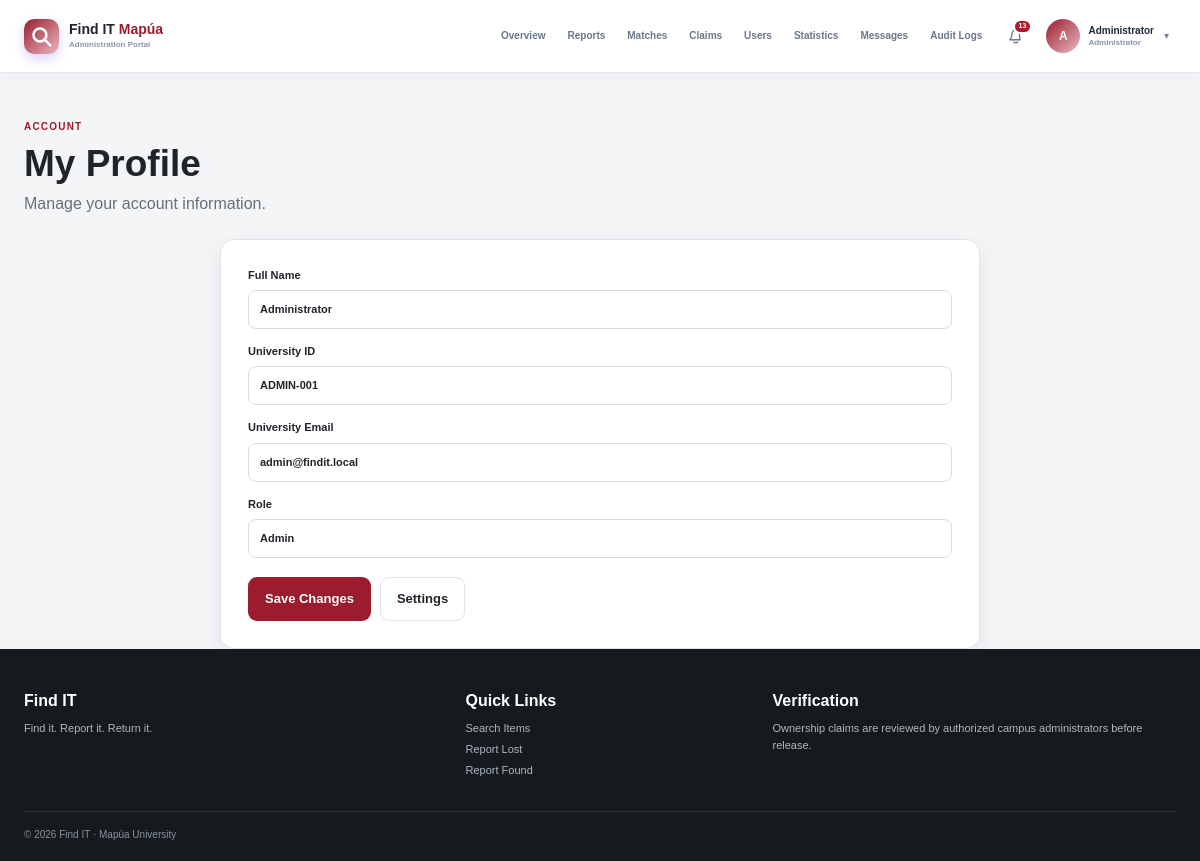
The app's page /profile.php (signed in) with its own data.
### tables this page shows
CREATE TABLE users (
            id INTEGER PRIMARY KEY AUTOINCREMENT,
            full_name TEXT NOT NULL,
            university_id TEXT NOT NULL UNIQUE,
            email TEXT NOT NULL UNIQUE,
            password_hash TEXT NOT NULL,
            role TEXT NOT NULL DEFAULT 'user' CHECK(role IN ('user','admin')),
            account_status TEXT NOT NULL DEFAULT 'active' CHECK(account_status IN ('active','inactive')),
            created_at TEXT NOT NULL,
            updated_at TEXT NOT NULL
        );

### includes/auth.php (called while the page is built, shortened)
<?php
function current_user(): ?array {
    return $_SESSION['user'] ?? null;
}

### config.php (called while the page is built, shortened)
<?php
require_once __DIR__ . '/includes/auth.php';
function h(?string $value): string {
    return htmlspecialchars($value ?? '', ENT_QUOTES, 'UTF-8');
}

### profile.php (the view, shortened to what this page needs)
<?php
require 'config.php'; require_login(); $pageTitle='Profile'; $error='';
$stmt=$pdo->prepare("SELECT * FROM users WHERE id=?");$stmt->execute([current_user()['id']]);$u=$stmt->fetch();require 'includes/header.php';
?>
<div class="container page-head"><span class="eyebrow">Account</span><h1>My Profile</h1><p>Manage your account information.</p></div>
<div class="container narrow form-card"><?php if($error): ?><div class="flash error"><?= h($error) ?></div><?php endif; ?><form method="post" class="form"><input type="hidden" name="csrf" value="<?= h(csrf_token()) ?>"><label>Full Name<input name="full_name" value="<?= h($u['full_name']) ?>" required></label><label>University ID<input name="university_id" value="<?= h($u['university_id']) ?>" required></label><label>University Email<input type="email" name="email" value="<?= h($u['email']) ?>" required></label><label>Role<input value="<?= h(ucfirst($u['role'])) ?>" disabled></label><div class="form-actions"><button class="btn primary">Save Changes</button><a class="btn ghost" href="settings.php">Settings</a></div></form></div>
<?php require 'includes/footer.php'; ?>

### includes/header.php (shortened to what this page needs)
<?php
$user = current_user();
$unreadCount = 0;
if ($user) {
    $stmt = $pdo->prepare("
        SELECT COUNT(*)
        FROM notifications
        WHERE user_id = ?
        AND is_read = 0
    ");
    $stmt->execute([$user['id']]);
    $unreadCount = (int)$stmt->fetchColumn();
}
$current = basename($_SERVER['PHP_SELF']);
$isStudentPortal = $user && ($user['role'] ?? '') === 'user';
$isAdminPortal = $user && ($user['role'] ?? '') === 'admin';
?>
<!doctype html>
<html lang="en">
<head>
<link
    rel="stylesheet"
    href="style.css"
>
</head>
<body class="<?= $isStudentPortal ? 'student-portal-page' : '' ?>">
<?php if ($isStudentPortal): ?>
<header class="student-main-header">
    <div class="student-header-inner">
        <!-- =================================================
             BRAND
        ================================================== -->
        <a
            class="student-brand"
            href="index.php"
        >
            <span class="student-brand-mark" aria-hidden="true">
                <svg viewBox="0 0 24 24" width="25" height="25" fill="none" xmlns="http://www.w3.org/2000/svg">
                    <circle cx="10.5" cy="10.5" r="6.2" stroke="currentColor" stroke-width="2.4"/>
                    <path d="M15.2 15.2L20.5 20.5" stroke="currentColor" stroke-width="2.4" stroke-linecap="round"/>
                </svg>
            </span>
            <span class="student-brand-text">
                <strong>
                    Find IT <em>Mapúa</em>
                </strong>
                <small>
                    Student Lost &amp; Found Portal
                </small>
            </span>
        </a>
        <!-- =================================================
             MOBILE MENU
        ================================================== -->
        <button
            class="mobile-menu-btn student-mobile-menu"
            type="button"
            aria-label="Open navigation"
            onclick="document.body.classList.toggle('menu-open')"
        >
            ☰
        </button>
        <!-- =================================================
             STUDENT NAVIGATION
        ================================================== -->
        <nav class="student-nav">
            <a
                class="<?= $current === 'index.php' ? 'active' : '' ?>"
                href="index.php"
            >
                Dashboard
            </a>
            <a
                class="<?= $current === 'search.php' ? 'active' : '' ?>"
                href="search.php?reset=1"
            >
                Search &amp; Browse
            </a>
            <a
                class="<?= $current === 'my_reports.php' ? 'active' : '' ?>"
                href="my_reports.php"
            >
                My Reports
            </a>
            <a
                class="<?= $current === 'my_claims.php' ? 'active' : '' ?>"
                href="my_claims.php"
            >
                My Claims
            </a>
            <a
                class="<?= $current === 'messages.php' ? 'active' : '' ?>"
                href="messages.php"
            >
                HelpDesk/Inquiries
            </a>
            <a
                class="report-nav-btn"
                href="report.php?type=lost"
            >
                Report Item
            </a>
            <!-- =================================================
                 NOTIFICATION BELL
            ================================================== -->
            <a
                class="notification-nav"
                href="notifications.php"
                aria-label="Notifications"
                title="Notifications"
            >
                <svg
                    class="notification-bell"
                    viewBox="0 0 24 24"
                    fill="none"
                    xmlns="http://www.w3.org/2000/svg"
                    aria-hidden="true"
                >
                    <path
                        d="M18 9.5C18 6.46 15.76 4 13 4C10.24 4 8 6.46 8 9.5C8 14 6 15.5 5 17H19C18 15.5 18 14 18 9.5Z"
                        stroke="currentColor"
                        stroke-width="1.8"
                        stroke-linecap="round"
                        stroke-linejoin="round"
                    />
                    <path
                        d="M10.5 20C11.08 20.63 11.98 21 13 21C14.02 21 14.92 20.63 15.5 20"
                        stroke="currentColor"
                        stroke-width="1.8"
                        stroke-linecap="round"
                    />
                </svg>
                <?php if ($unreadCount): ?>
                    <span>
                        <?= $unreadCount ?>
                    </span>
                <?php endif; ?>
            </a>
            <!-- =================================================
                 STUDENT ACCOUNT
            ================================================== -->
            <div class="student-account">
                <button
                    type="button"
                    class="student-profile"
                    id="studentAccountButton"
                    aria-expanded="false"
                    aria-haspopup="true"
                >
                    <span class="profile-avatar">
                        <?= h(strtoupper(substr($user['name'], 0, 1))) ?>
                    </span>
                    <span class="student-profile-text">
                        <strong>
                            <?= h($user['name']) ?>
                        </strong>
                        <small>
                            Student
                        </small>
                    </span>
                    <span class="account-arrow">
                        ▾
                    </span>
                </button>
                <!-- =================================================
                     ACCOUNT DROPDOWN
                ================================================== -->
                <div
                    class="student-account-dropdown"
                    id="studentAccountDropdown"
                >
                    <div class="account-dropdown-user">
                        <span class="profile-avatar">
                            <?= h(
                                strtoupper(
                                    substr(
                                        $user['name'],
                                        0,
                                        1
                                    )
                                )
                            ) ?>
                        </span>
                        <span class="account-dropdown-user-text">
                            <strong>
                                <?= h($user['name']) ?>
                            </strong>
                            <small>
                                Student Account
                            </small>
                        </span>
                    </div>
                    <a
                        class="account-dropdown-link"
                        href="profile.php"
                    >
                        <span class="account-dropdown-icon">
                            👤
                        </span>
                        My Profile
                    </a>
                    <a
                        class="account-dropdown-link logout"
                        href="logout.php"
                    >
                        <span class="account-dropdown-icon">
                            🚪
                        </span>
                        Logout
                    </a>
                </div>
            </div>
        </nav>
    </div>
</header>
<?php elseif ($isAdminPortal): ?>
<header class="admin-main-header">
    <div class="admin-header-inner">
        <a
            class="admin-brand"
            href="admin.php"
        >
            <span class="admin-brand-mark" aria-hidden="true">
                <svg viewBox="0 0 24 24" width="25" height="25" fill="none" xmlns="http://www.w3.org/2000/svg">
                    <circle cx="10.5" cy="10.5" r="6.2" stroke="currentColor" stroke-width="2.4"/>
                    <path d="M15.2 15.2L20.5 20.5" stroke="currentColor" stroke-width="2.4" stroke-linecap="round"/>
                </svg>
            </span>
            <span class="admin-brand-text">
                <strong>
                    Find IT <em>Mapúa</em>
                </strong>
                <small>
                    Administration Portal
                </small>
            </span>
        </a>
      <nav class="admin-nav">
    <a
        class="<?= $current === 'admin.php' && !isset($_GET['tab']) ? 'active' : '' ?>"
        href="admin.php"
    >
        Overview
    </a>
    <a
        class="<?= ($current === 'admin.php' && ($_GET['tab'] ?? '') === 'reports') ? 'active' : '' ?>"
        href="admin.php?tab=reports"
    >
        Reports
    </a>
    <a
        class="<?= ($current === 'admin.php' && ($_GET['tab'] ?? '') === 'matches') ? 'active' : '' ?>"
        href="admin.php?tab=matches"
    >
        Matches
    </a>
    <a
        class="<?= ($current === 'admin.php' && ($_GET['tab'] ?? '') === 'claims') ? 'active' : '' ?>"
        href="admin.php?tab=claims"
    >
        Claims
    </a>
    <a
        class="<?= ($current === 'admin.php' && ($_GET['tab'] ?? '') === 'users') ? 'active' : '' ?>"
        href="admin.php?tab=users"
    >
        Users
    </a>
    <a
        class="<?= ($current === 'admin.php' && ($_GET['tab'] ?? '') === 'statistics') ? 'active' : '' ?>"
        href="admin.php?tab=statistics"
    >
        Statistics
    </a>
    <a
        class="<?= ($current === 'admin.php' && ($_GET['tab'] ?? '') === 'messages') ? 'active' : '' ?>"
        href="admin.php?tab=messages"
    >
        Messages
    </a>
    <a
        class="<?= ($current === 'admin.php' && ($_GET['tab'] ?? '') === 'audit') ? 'active' : '' ?>"
        href="admin.php?tab=audit"
    >
        Audit Logs
    </a>
    <a
        class="admin-notification-nav"
        href="notifications.php"
        aria-label="Notifications"
        title="Notifications"
    >
        <?php if ($unreadCount > 0): ?>
            <span class="admin-notification-count">
                <?= $unreadCount ?>
            </span>
        <?php endif; ?>
    </a>
    <div class="admin-account">
        <button
            type="button"
            class="admin-profile"
            id="adminAccountButton"
            aria-expanded="false"
            aria-haspopup="true"
        >
            <span class="admin-profile-avatar">
                <?= h(
                    strtoupper(
                        substr(
                            $user['name'] ?? 'A',
                            0,
                            1
                        )
                    )
                ) ?>
            </span>
            <span class="admin-profile-text">
                <strong>
                    <?= h($user['name'] ?? 'Administrator') ?>
                </strong>
                <small>
                    Administrator
                </small>
            </span>
            <span class="admin-account-arrow">
                ▾
            </span>
        </button>
    </div>
</nav>
    </div>
</header>
<?php endif; ?>
<main>

### records on screen
users: full_name "A", full_name "Administrator", university_id "ADMIN-001", email "admin@findit.local", role "Admin"

### other values on screen
$unreadCount "13"
